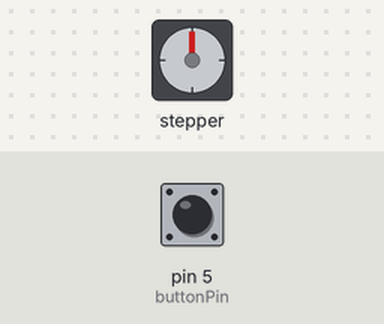
Simulated run of this sketch. Board: Arduino Uno, built with avr-gcc and run on an emulated ATmega328P. On the bench: stepper motor. Wiring (inferred from the names in the program): stepper motor driver (200 steps per turn assumed): step pin 3; direction pin 4. The test bench sets the inputs (shaded band); at power-on: pin 5 (buttonPin) LOW.

Above: at 1.2 s.
1.3 s: pin 5 (buttonPin) pulled HIGH for 1 s
At 3.4 s:
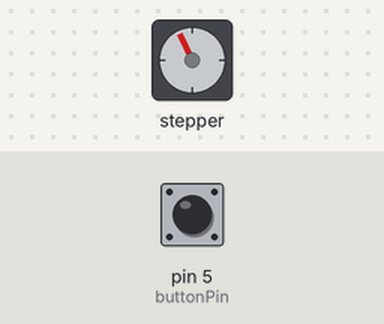
3.8 s: pin 5 (buttonPin) pulled HIGH for 0.15 s
At 5.1 s:
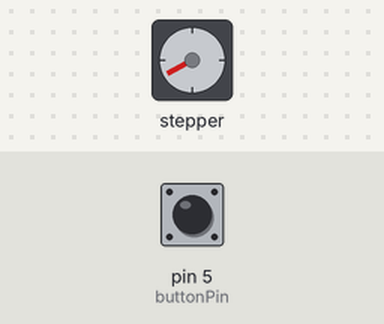
5.4 s: pin 5 (buttonPin) pulled HIGH for 0.15 s
At 6.5 s:
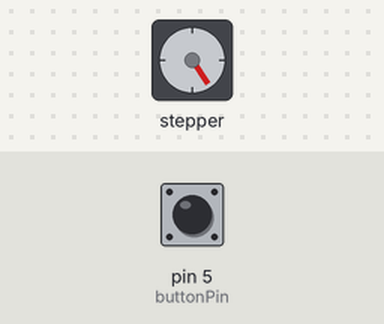
7.0 s: pin 5 (buttonPin) pulled HIGH for 3.2 s
At 10.6 s:
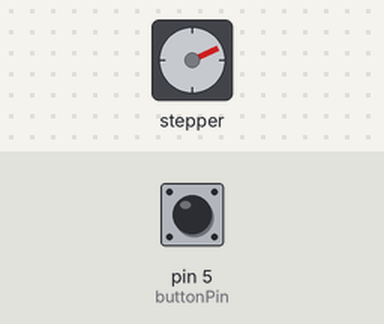
11.7 s: pin 5 (buttonPin) pulled HIGH for 1 s
At 13.7 s:
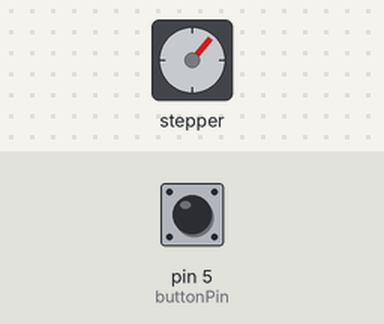
14.2 s: pin 5 (buttonPin) pulled HIGH for 3.2 s
At 18.5 s:
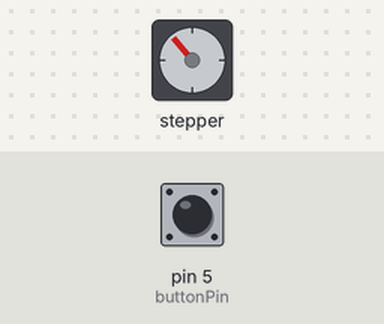
Timing chart, 0 to 19.9 s (numbered marks = the images above; inputs shaded):
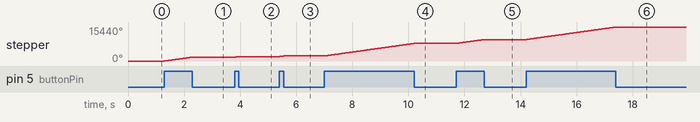

The sketch:

MotorTester.ino
```cpp
const int stepPin = 3;
const int dirPin = 4;
const int buttonPin = 5;

void setup() {
  pinMode(stepPin,OUTPUT);
  pinMode(dirPin,OUTPUT);
  pinMode(buttonPin,INPUT);
  forward();
}
void loop() {
  if (digitalRead(buttonPin) == HIGH){
    digitalWrite(stepPin,HIGH);
    delayMicroseconds(500);
    digitalWrite(stepPin,LOW);
    delayMicroseconds(500);
  }
}

void forward(){
  digitalWrite(dirPin,HIGH);
}

void reverse(){
  digitalWrite(dirPin,LOW);
}
```

Measured:
- after the input at 1.3 s, stepper: turns 1774° clockwise in 1.0 s, starting at once
- after the input at 3.8 s, stepper: turns 267° clockwise in 0.15 s, starting at once
- after the input at 5.4 s, stepper: turns 266° clockwise in 0.15 s, starting at once
- after the input at 7.0 s, stepper: turns 5679° clockwise in 3.2 s, starting at once
- after the input at 11.7 s, stepper: turns 1775° clockwise in 1.0 s, starting at once
- after the input at 14.2 s, stepper: turns 5679° clockwise in 3.2 s, starting at once
